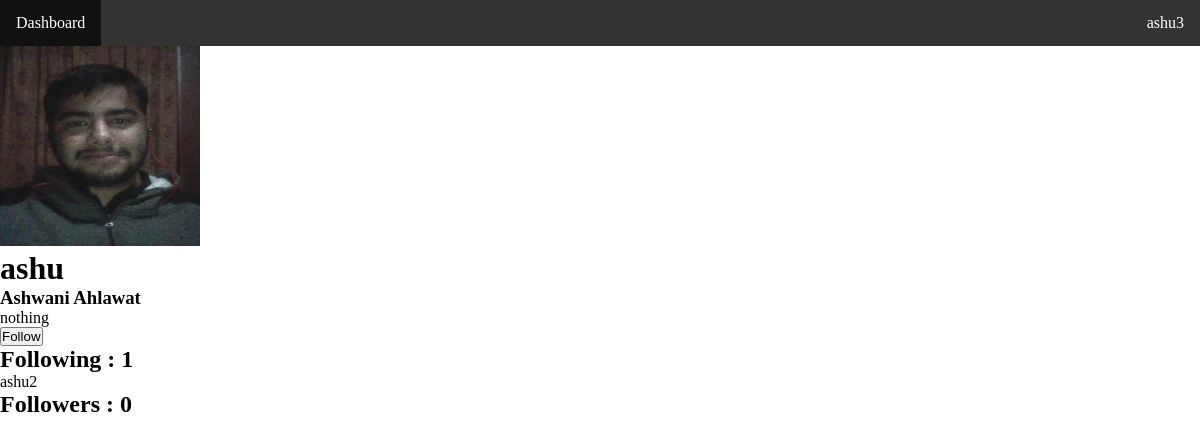
Page /accounts/profile/ashu (signed in) on the earlier database version.
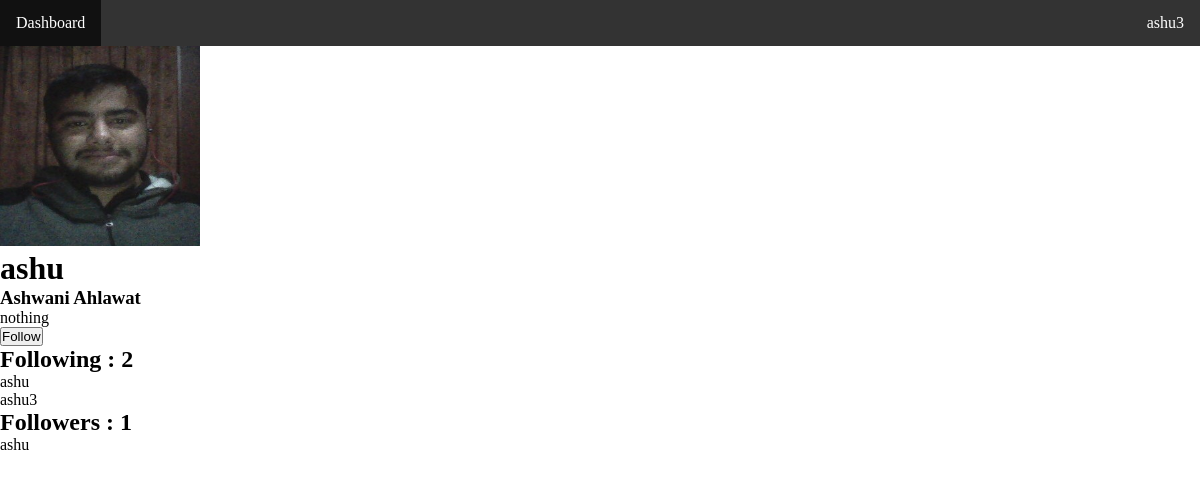
Same page on the later database version.
### accounts/models.py (models this page shows, shortened)
class Profile(models.Model):
    gender_choices = (
        ("Male","Male"),
        ("Female", "Female"),
        ("Other", "Other")
    )
    user = models.OneToOneField(User, models.CASCADE)
    about = models.TextField(blank=True)
    dp = models.ImageField(default = "images/defaults/dp.png", upload_to = "images/dps/")
    phone = models.CharField(blank=True, max_length=13)
    gender = models.CharField(blank=True, choices=gender_choices, max_length=7)
    bday = models.DateField(blank=True,null=True)
    followers = models.ManyToManyField('self',blank=True,related_name='user_followers',symmetrical=False)
    following = models.ManyToManyField('self',blank=True,related_name='user_following',symmetrical=False)
    edited = models.DateTimeField(auto_now=True)

### accounts/views.py (the view, shortened to what this page needs)
# urls.py: path('profile/<str:username>', views.profile_other),
def profile_other(request, username):
    followed = False
    try:
        user_other = User.objects.get(username=username)
        profile_other = Profile.objects.get(user = user_other)
        if request.user.is_authenticated:
            profile = Profile.objects.get(user=request.user)
            if profile_other in profile.following.all():
                followed = True
    except Exception as e:
        print(e)
        profile_other = None
    data = {
        "profile" : profile_other,
        "followed" : followed
    }
    return render(request, "accounts/profile_other.html", data)

### templates/accounts/profile_other.html (shortened to what this page needs)
{% extends 'base.html' %}
{% block content %}
    {% if profile %}
    <div>
        <img src="/media/{{profile.dp}}" alt="" height="200" width="200">
        <h1> {{profile.user.username}} </h1>
        <h3>{{profile.user.first_name}} {{profile.user.last_name}}</h3>
        <p>{{profile.about|linebreaks}}</p>
        {% if request.user.is_authenticated %}
            <form action="" method="post">
                {% if followed %}
                    <input type="submit" value="Unfollow">
                {% else %}
                    <input type="submit" value="Follow">
                {% endif %}
            </form>
            <div>
                <h2>Following : {{profile.following.all|length}}</h2>
                <ul>
                    {% for follower in profile.following.all|slice:":10" %}
                        <li>{{follower.user.username}}</li>
                    {% endfor %}
                </ul>
            </div>
            <div>
                <h2>Followers : {{profile.followers.all|length}}</h2>
                <ul>
                    {% for follower in profile.followers.all|slice:":10"  %}
                        <li>{{follower.user.username}}</li>
                    {% endfor %}
                </ul>
            </div>
        {% else %}
            <p>To follow people or see the followers/following you need to login <a href="/accounts/login">here</a></p>
        {% endif %}
    </div>
    {% else %}
    <div>
        User doesn't exist
    </div>
    {% endif %}
{% endblock %}

Differences in the rows shown:
no longer on this page (row unchanged): Profile: user.username "ashu2", shown under "Following : 1"
now on one of the page's lists (row edited): Profile: user.username "ashu"
changed Profile "nothing": following.all|length "1" → "2"; followers.all|length "0" → "1"
now on this page (row unchanged): Profile: user.username "ashu3", shown under "Following : 2"
